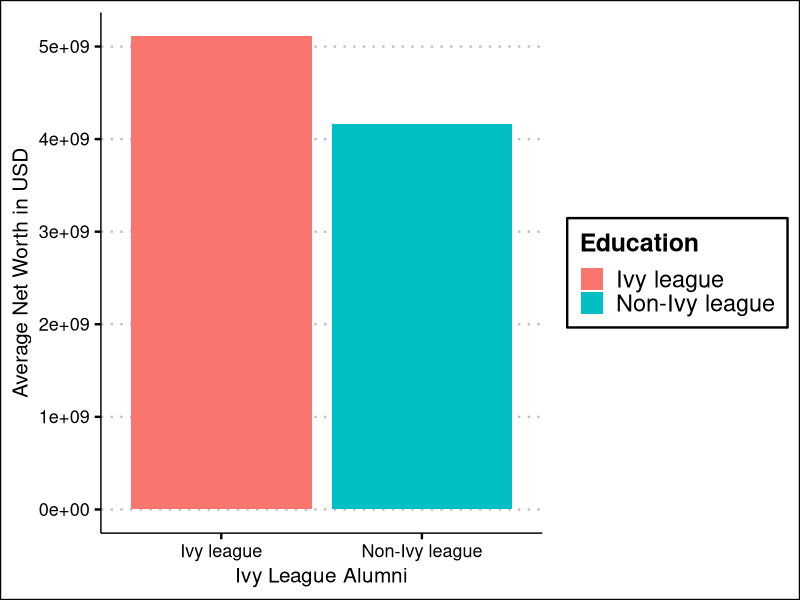
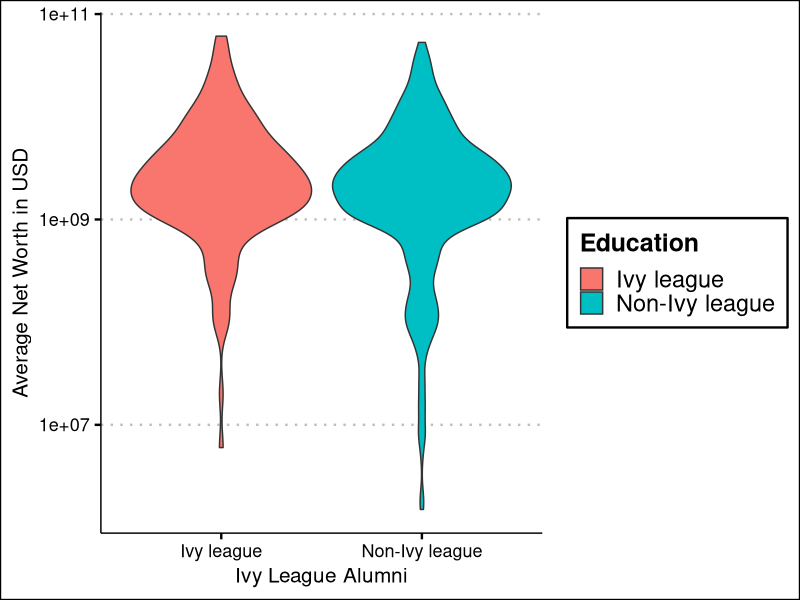
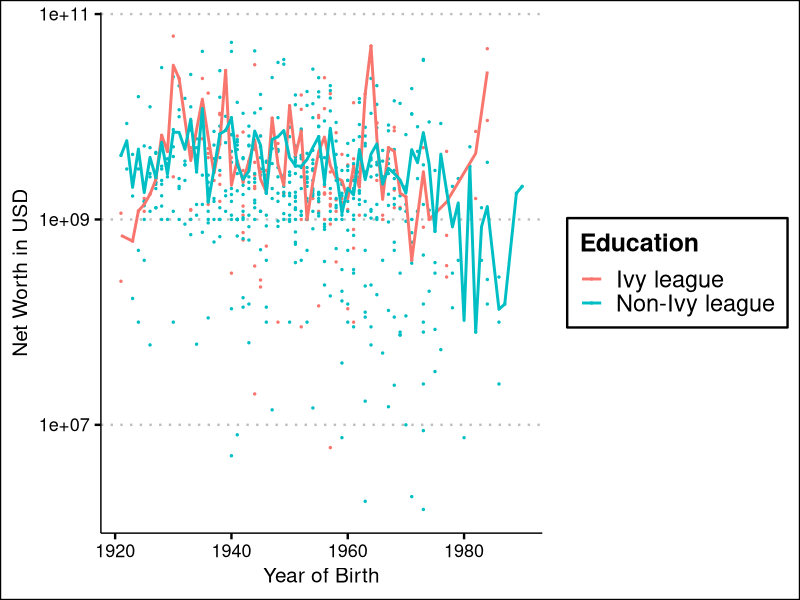
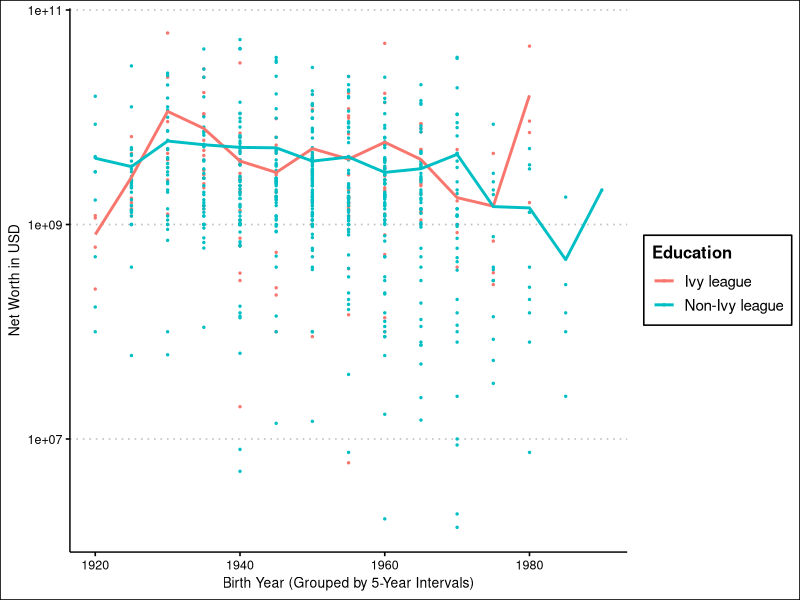
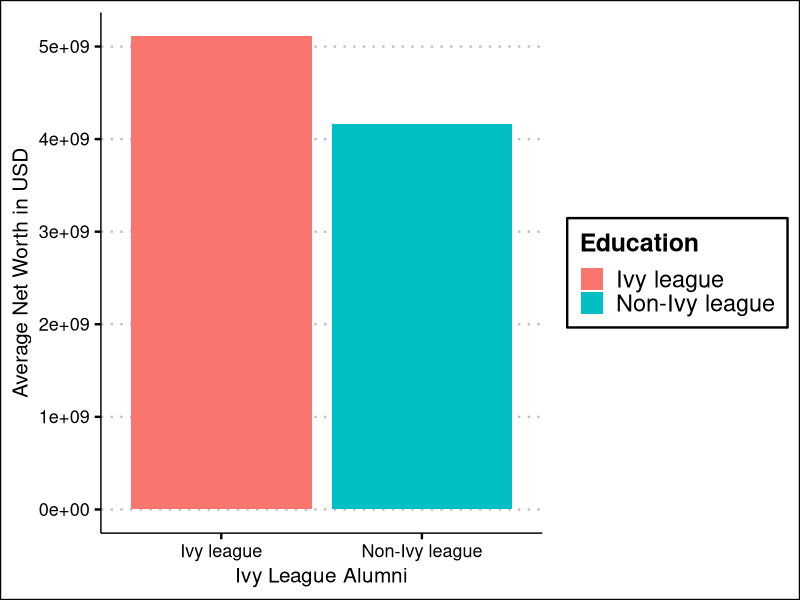
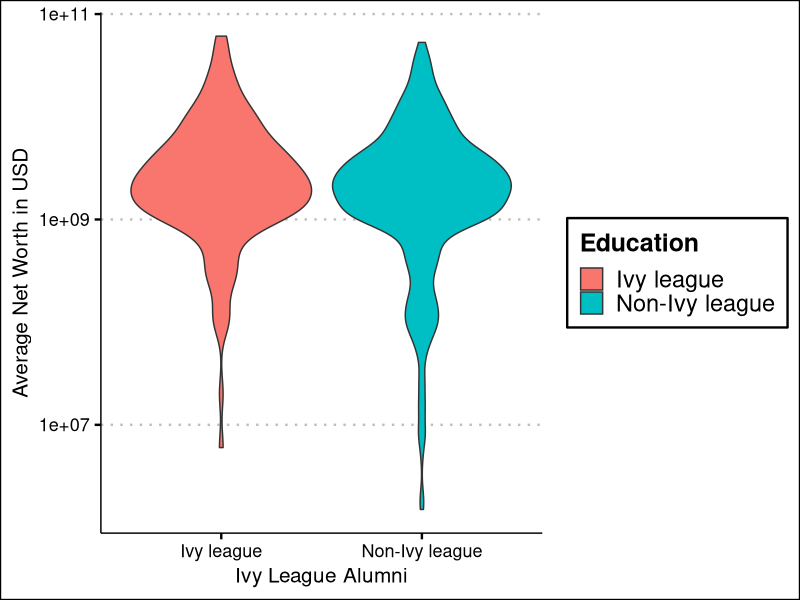
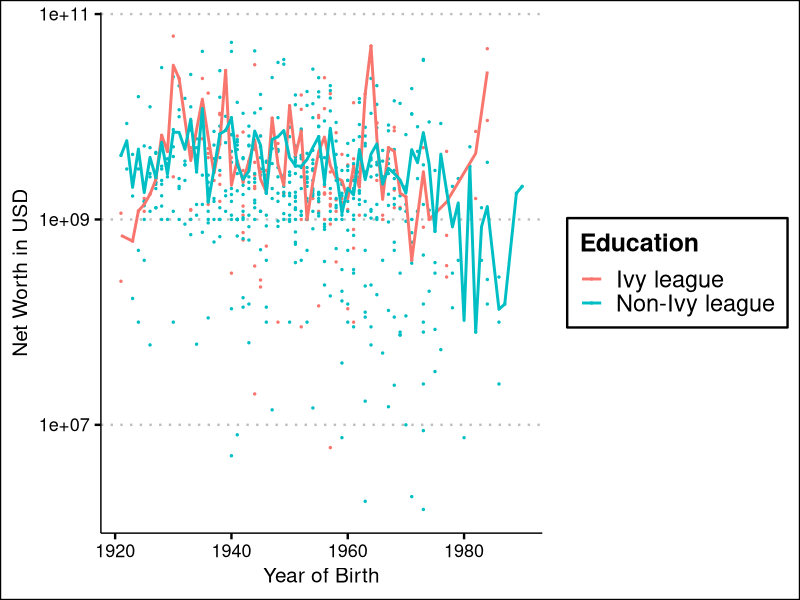
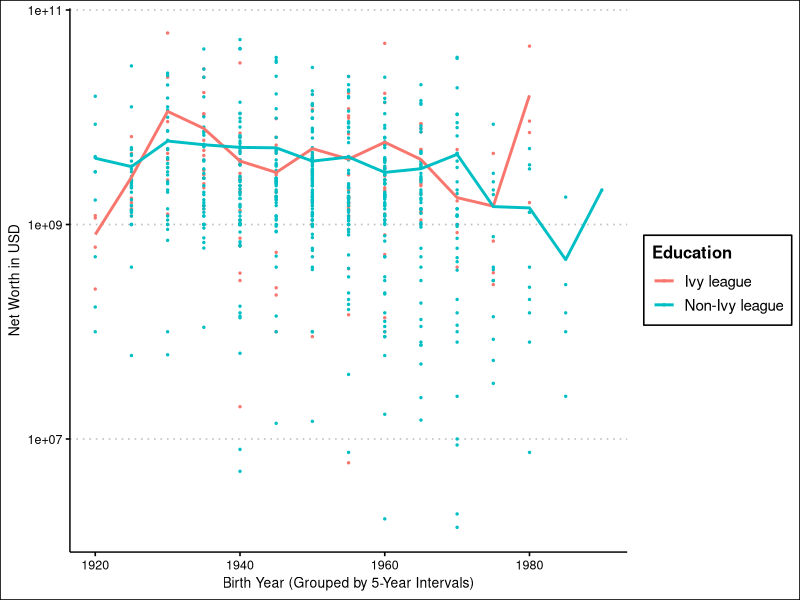

Write the R code that produced these figures, in order.
#Script for plotting first results 

library(tidyverse)
library(scales)
library("ggthemes")

datafile <- read_csv('results.csv')

##BAR 1: Difference in Net Worth WITHIN Ivy League Alumni############
## Note: not included in report, was the first plot we did#

datafile <- read_csv('results.csv')
#Simply grouping by the Ivy (almaMater), then averaging net worth per Ivy 
data_gr_per_ivy<- datafile|>
  group_by(almaMater)|>
  summarise(avg_networth = mean(networth))
print(data_gr_per_ivy)


barplot1 <- ggplot(data= data_gr_per_ivy)+aes(x=almaMater,y=avg_networth)+
  geom_col()+
  xlab(NULL)+
  labs(
    color= 'Ivy League School',
    title='Average Net Worth of Ivy League Alumni on Wikipedia',
    y= "Average Net Worth in USD"
  )
#print(barplot1)
#ggsave('barplot1.png')


##BAR 2: Difference in the average net worth of Ivy and Non-Ivy Students #########

datacombined <- read_csv('not_rich_with_birth_year_after_1920.csv') 
sum(datacombined$ivy_league, na.rm = TRUE)/nrow(datacombined)*100

#This dataframe has "true/false" established for each person, 
#filtering if they have an Ivy League within their academic history in Wiki
data_divided<- datacombined |> 
  mutate(
    networth = as.numeric(networth),
    #Transforming the true/false to what it stands for
    ivy_league = ifelse(ivy_league, "Ivy league", "Non-Ivy league")
  )|>
  group_by(ivy_league)

data_divided_mean<- data_divided |> 
  #Getting the networth average per section of alumni, excluding N/A entries
  summarise(networth=mean(networth,na.rm=TRUE))
print(data_divided)

barplot2 <- ggplot(data= data_divided_mean)+
  aes(x= ivy_league, y=networth, fill= ivy_league)+
  geom_col()+
  labs(
    x= "Ivy League Alumni",
    y= "Average Net Worth in USD",
    fill = 'Education'
  )+
  theme_clean(base_size = 18)
    
print(barplot2)
ggsave('barplot.pdf')

violinplot <- ggplot(data= data_divided)+
  aes(x= ivy_league, y=networth, fill= ivy_league)+
  geom_violin()+
  labs(
    x= "Ivy League Alumni",
    y= "Average Net Worth in USD",
    fill = 'Education'
  )+
  scale_y_log10()+
  theme_clean(base_size = 18)

print(violinplot)
ggsave('violin.pdf')
  

#### BAR 3: net worth in y, each person by birth year in x

datawithyears <- read_csv('not_rich_with_birth_year_after_1920.csv')|>
  mutate(
    networth = as.numeric(networth),
    birthYear= as.numeric(birthYear),
    ivy_league = ifelse(ivy_league, "Ivy league", "Non-Ivy league"))

averages <- datawithyears|>
  group_by(birthYear, ivy_league)|>
  summarise(avg_networth = mean(networth,na.rm= TRUE))|>
  ungroup()

barplot3 <- ggplot(data= datawithyears)+
  aes(x=birthYear, y=networth, color=ivy_league)+
  geom_point(size = 0.5)+
  geom_line(data = averages, aes(x= birthYear, y= avg_networth, color= ivy_league), size=1)+
  scale_y_log10()+
  labs(
    x= "Year of Birth",
    y= "Net Worth in USD", 
    color = 'Education'
  )+
  theme_clean(base_size =18 )

print(barplot3)
ggsave('scatterlineplot.pdf')


#####OVER 5 YEARS??
datawith5years <- read_csv('not_rich_with_birth_year_after_1920.csv') |>
  mutate(
    networth = as.numeric(networth),
    birthYear = as.numeric(birthYear),
    ivy_league = ifelse(ivy_league, "Ivy league", "Non-Ivy league")
  )

datawith5years <- datawithyears |>
  mutate(
    birthYearGroup = (birthYear %/% 5) * 5
  )


#1987 %/% 5 = 397.4 *5 = 1985
#1988 %/% 5 = 397.6 *5= 1985
#1990 %/% 5 = 398 *5 = 1990
#1991 %/% 5 = 398.2 *5 = 1990


averages_5yr <- datawith5years |>
  group_by(birthYearGroup, ivy_league) |>
  summarise(avg_networth = mean(networth, na.rm = TRUE)) |>
  ungroup()

scatterplot5yrinterval <- ggplot(data = datawith5years) +
  aes(x = birthYearGroup, y = networth, color = ivy_league) +
  geom_point(size = 0.5)+
  geom_line(data = averages_5yr, aes(x = birthYearGroup, y = avg_networth, color = ivy_league), size = 1) +
  scale_y_log10() +
  labs(
    x = "Birth Year (Grouped by 5-Year Intervals)",
    y = "Net Worth in USD",
    color = "Education"
  ) +
  theme_clean()

print(scatterplot5yrinterval)
ggsave('scatterlineplot_5yr.pdf')
